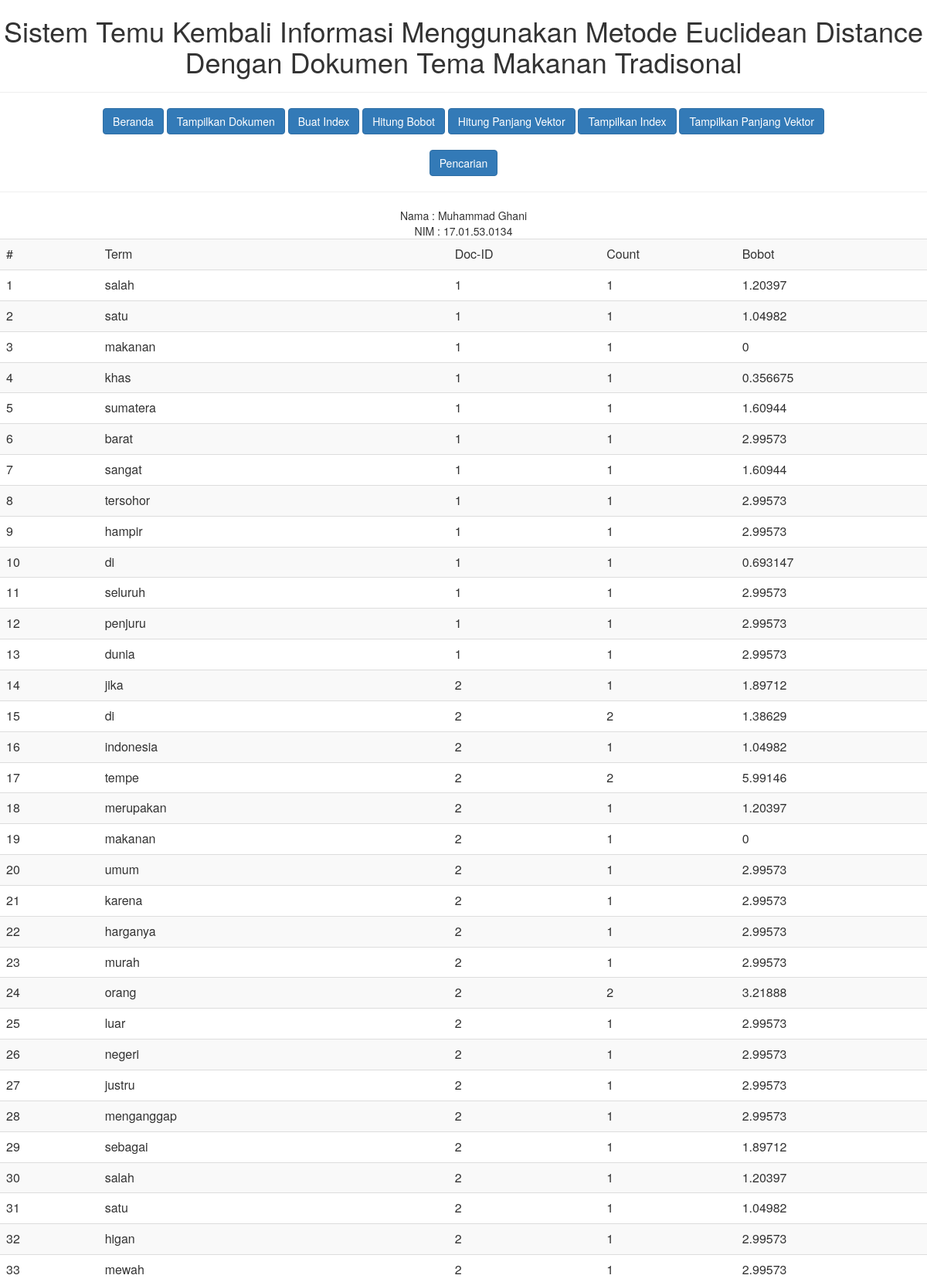
Screenshot of /index.php?act=showindex (upper part) with the database file from the repository.
### tables this page shows
CREATE TABLE `tbindex` (
  `Id` int(11) NOT NULL,
  `Term` varchar(30) NOT NULL,
  `DocId` int(11) NOT NULL,
  `Count` int(11) NOT NULL,
  `Bobot` float NOT NULL
);

### index.php (the view, shortened to what this page needs)
<head>
    <link href="css/bootstrap.min.css" rel="stylesheet">
</head>
<body>
<h1 align=center>Sistem Temu Kembali Informasi Menggunakan Metode Euclidean Distance Dengan Dokumen Tema Makanan Tradisonal</h1>
<hr>
<div align=center>
<div class="container">
<a href="index.php" class="btn btn-primary">Beranda</a>
<a href="index.php?act=corpus" class="btn btn-primary">Tampilkan Dokumen</a>
<a href="index.php?act=indexing" class="btn btn-primary">Buat Index</a>
<a href="index.php?act=bobot" class="btn btn-primary">Hitung Bobot</a>
<a href="index.php?act=panjangvektor" class="btn btn-primary">Hitung Panjang Vektor</a>
<a href="index.php?act=showindex" class="btn btn-primary">Tampilkan Index</a>
<a href="index.php?act=showvektor" class="btn btn-primary">Tampilkan Panjang Vektor</a>
<br/>
<br/>
<a href="index.php?act=retrieve" class="btn btn-primary">Pencarian</a>
</div>
</div>
<hr />
<div align=center>
Nama 	: Muhammad Ghani <br/>
NIM		: 17.01.53.0134
</div>
<?php
include 'fungsi.php';
$apa = @$_GET["act"];
if ($apa == "corpus") {
	$result = mysqli_query($con,"SELECT * FROM tbberita ORDER BY Id");
	while($row = mysqli_fetch_array($result)) {
		echo $row['Id'] . ". <font color =blue>" . $row['Judul'] . "</font><br />" . $row['Berita'];
		echo "<hr />";
	}
}
else if ($apa == "indexing") {
	buatindex();
	print("<hr />");
}
else if ($apa == "bobot") {
	hitungbobot();
	print("<hr />");
}
else if ($apa == "panjangvektor") {
	panjangvektor();
	print("<hr />");
}
else if ($apa == "showindex") {
	print("<table class='table table-striped'>");
	print("<tr><td>#</td><td>Term</td><td>Doc-ID</td><td>Count</td><td>Bobot</td></tr>");
	$result = mysqli_query($con,"SELECT * FROM tbindex ORDER BY Id")or die (mysqli_error($con));
	while($row = mysqli_fetch_array($result)) {
		print("<tr>");
		print("<td>" . $row['Id'] . "</td><td>" . $row['Term'] . "</td><td>" . $row['DocId'] .
			    "</td><td>" . $row['Count'] . "</td><td>" . $row['Bobot'] . "</td>");
		print("</tr>");
	}
	print("</table><hr />");
}
?>
</body>

### rows the page displays
tbindex: Id "1", Term "salah", DocId "1", Count "1", Bobot "1.20397"
tbindex: Id "2", Term "satu", DocId "1", Count "1", Bobot "1.04982"
tbindex: Id "3", Term "makanan", DocId "1", Count "1", Bobot "0"
tbindex: Id "4", Term "khas", DocId "1", Count "1", Bobot "0.356675"
tbindex: Id "5", Term "sumatera", DocId "1", Count "1", Bobot "1.60944"
tbindex: Id "6", Term "barat", DocId "1", Count "1", Bobot "2.99573"
tbindex: Id "7", Term "sangat", DocId "1", Count "1", Bobot "1.60944"
tbindex: Id "8", Term "tersohor", DocId "1", Count "1", Bobot "2.99573"
tbindex: Id "9", Term "hampir", DocId "1", Count "1", Bobot "2.99573"
tbindex: Id "10", Term "di", DocId "1", Count "1", Bobot "0.693147"
tbindex: Id "11", Term "seluruh", DocId "1", Count "1", Bobot "2.99573"
tbindex: Id "12", Term "penjuru", DocId "1", Count "1", Bobot "2.99573"
tbindex: Id "13", Term "dunia", DocId "1", Count "1", Bobot "2.99573"
tbindex: Id "14", Term "jika", DocId "2", Count "1", Bobot "1.89712"
tbindex: Id "15", Term "di", DocId "2", Count "2", Bobot "1.38629"
tbindex: Id "16", Term "indonesia", DocId "2", Count "1", Bobot "1.04982"
tbindex: Id "17", Term "tempe", DocId "2", Count "2", Bobot "5.99146"
tbindex: Id "18", Term "merupakan", DocId "2", Count "1", Bobot "1.20397"
tbindex: Id "19", Term "makanan", DocId "2", Count "1", Bobot "0"
tbindex: Id "20", Term "umum", DocId "2", Count "1", Bobot "2.99573"
tbindex: Id "21", Term "karena", DocId "2", Count "1", Bobot "2.99573"
tbindex: Id "22", Term "harganya", DocId "2", Count "1", Bobot "2.99573"
tbindex: Id "23", Term "murah", DocId "2", Count "1", Bobot "2.99573"
tbindex: Id "24", Term "orang", DocId "2", Count "2", Bobot "3.21888"
tbindex: Id "25", Term "luar", DocId "2", Count "1", Bobot "2.99573"
tbindex: Id "26", Term "negeri", DocId "2", Count "1", Bobot "2.99573"
tbindex: Id "27", Term "justru", DocId "2", Count "1", Bobot "2.99573"
tbindex: Id "28", Term "menganggap", DocId "2", Count "1", Bobot "2.99573"
tbindex: Id "29", Term "sebagai", DocId "2", Count "1", Bobot "1.89712"
tbindex: Id "30", Term "salah", DocId "2", Count "1", Bobot "1.20397"
tbindex: Id "31", Term "satu", DocId "2", Count "1", Bobot "1.04982"
tbindex: Id "32", Term "higan", DocId "2", Count "1", Bobot "2.99573"
tbindex: Id "33", Term "mewah", DocId "2", Count "1", Bobot "2.99573"
